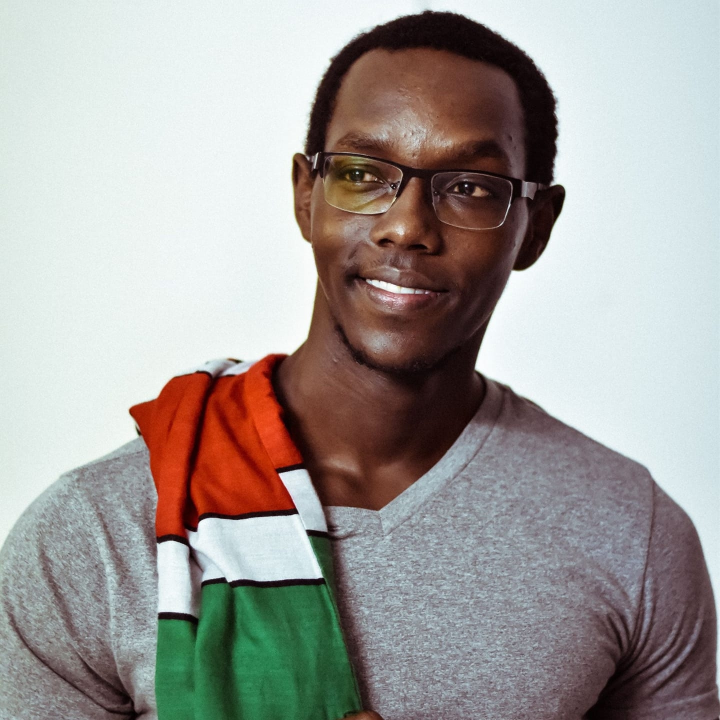
#> input picture PEACE-DOVE/iM00RAN.jpg, 1440 x 1440 px (shown at 1/2 size); its folder holds 4 pictures in this run
$ jupyter execute --allow-errors 'Berlin Wall PCA decomposition and recovery.ipynb'   (shell and % lines are left out)
#> lines starting #> are read from the running program, lines starting #| are printed output that depends on the picture
One of my favorite sites in Berlin is the City Wall. It has a rich history with the modern art gallery that it has been turned into being a photographer's paradise. I took several pictures of a peace dove over a period of 3 hours. This ranged from 16:00 to 19:00, with the sun setting at around 17:45.

On to the fun Machine Learning part.

The first part is importing all the tools I will be using. I have commented in the purposes of each of the imports.

[cell 1]
#To plot within the notebook
from sklearn.decomposition import PCA # Surmoning the Principal Component Gods
import skimage.transform as imtran # The wizard of Image transformation. They do a mean Image resize
import numpy as np # Our package who art in numbers
import matplotlib.pyplot as plt # Let there be plots...
from PIL import Image # This one is a bit boring, Opens images, bla bla bla, the usual.
from mpl_toolkits.mplot3d import Axes3D # 3D projections that are actually better than imax!
import glob #An earth wannabe, 'global environment' package.

I made use of the different colors to represent different images in my plots so the number of images I plot was limited by the number of colors I can include. I have a total of about 40 images, but I worked with 12 here to keep things neat. If you add a new, unique color, another image will be included in the processing.

The first 3 are the outliers. I made the first black, dimgrey and brow for diversity purposes. I'm kidding, It was just easy to tell appart in case some of the points crisscross with the base images of the Berlin Wall.

display_image() is my display tool. It pltos the images in columns of 3 and as many rows as needed.

standard_importer() does the file fetrching from the local directory. You can change this to the path folder name of your choice though I've included my image set for replication purposes.
I converted the images to monochrome hence the 'L' option. I also resize the to 512 by 512 pixels using my image transformer.  The reflect mode so that points outside the boundary/edges, in case there are any, will be filled by a reflection of the image assuming the edge is a 'mirror'.

[cell 2]
color_set = ['black','dimgrey', 'brown','darkgrey', 'y', 'red', 'blue', 'green','orchid','orange','maroon',
             'khaki', 'peru', 'cyan']
def display_image(images, im_names, rows = 1, columns = 3):
    %matplotlib inline
    fig=plt.figure(figsize=(18, 18))
    count = 0
    for i in range(1, columns*rows +1):
        fig.add_subplot(rows, columns, i)
        plt.imshow(images[count],cmap = plt.cm.gray)
        plt.title(im_names[count])
        count+=1
    plt.show()
def standard_importer(path='./PEACE-DOVE'):
#> called with path = './PEACE-DOVE'
    image_list, image_names = [], []
    for file in glob.glob(f'{path}/*.jpg'):
        image_resized = imtran.resize(np.array(Image.open(file).convert('L')), (512,512), mode = "reflect")
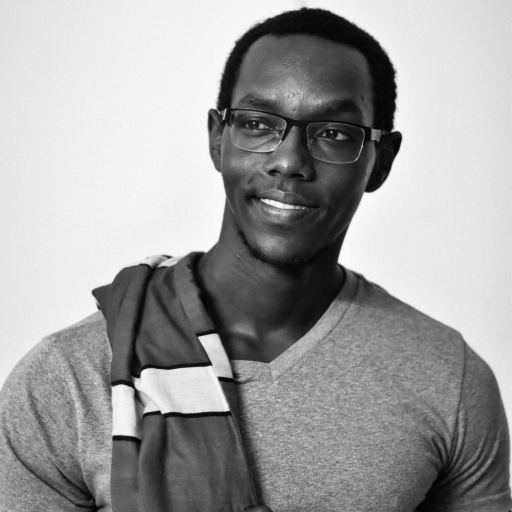
#> image_resized: shape (512, 512) float64; min 0.0053, max 0.996, mean 0.625
        image_list.append(image_resized)
        image_names.append(file.split('\\')[-1])
#> pass 2 of the loop in standard_importer, `for file in glob.glob(f'{path}/*.jpg'):`:
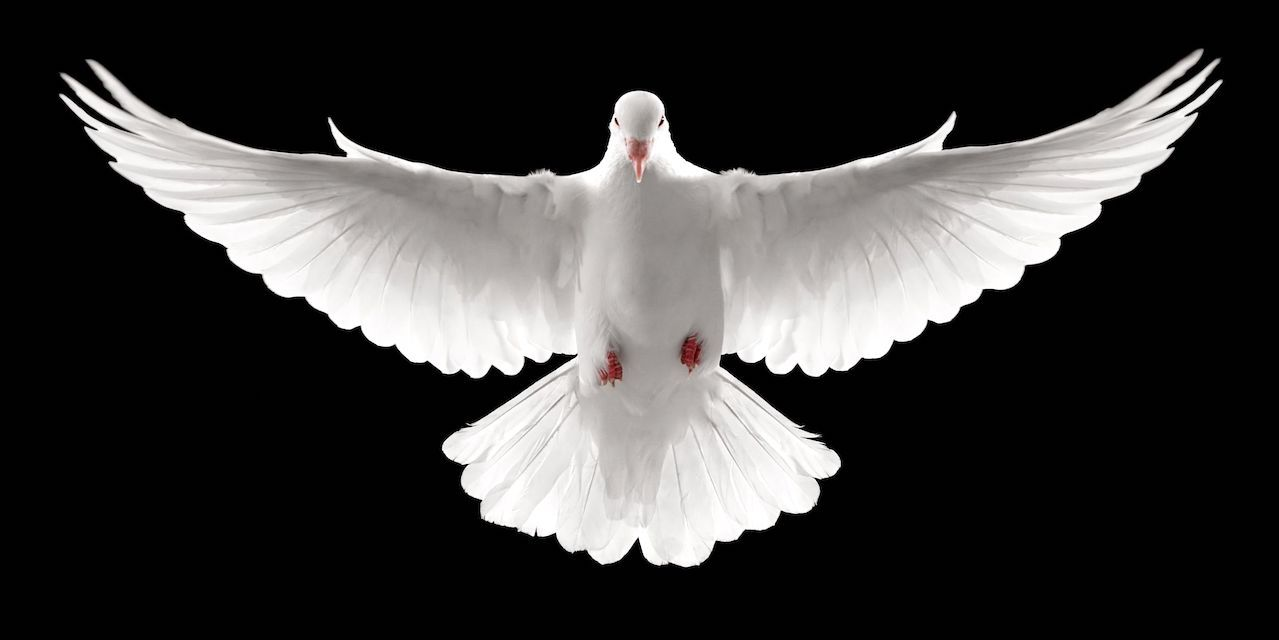
#> input picture PEACE-DOVE/im0RAN0.jpg, 1279 x 640 px
#> in standard_importer, `image_resized = imtran.resize(np.array(Image.open(file).convert('L')),..`:
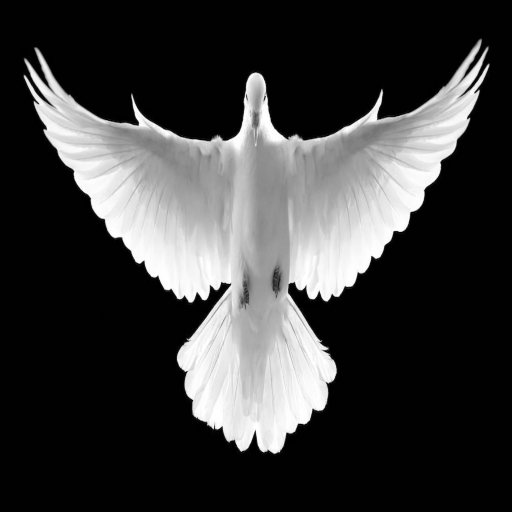
#> image_resized: shape (512, 512) float64; min 0, max 1, mean 0.235
#> pass 3 of the loop in standard_importer, `for file in glob.glob(f'{path}/*.jpg'):`:
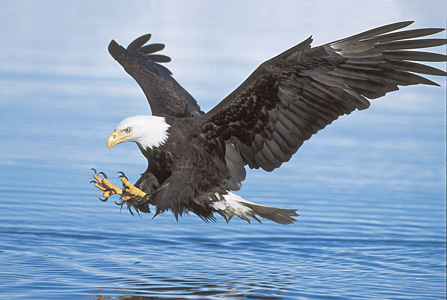
#> input picture PEACE-DOVE/im0RAN1.jpg, 447 x 300 px
#> in standard_importer, `image_resized = imtran.resize(np.array(Image.open(file).convert('L')),..`:
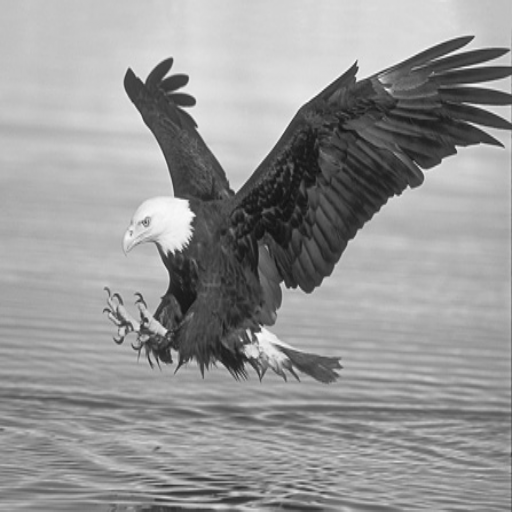
#> image_resized: shape (512, 512) float64; min 0.0707, max 0.991, mean 0.592
#> the loop made 4 passes; the first 3 are shown
    return image_list, image_names
peace_doves, dove_names = standard_importer()
#> (the rest of this cell did not finish here and is left out)


[cell 3]
flat_peace_doves = [img.ravel() for img in peace_doves]
pca_reduction = PCA(n_components=3)
reduced_data = pca_reduction.fit_transform(flat_peace_doves)
reduced_data = reduced_data

[cell 4]
#Plot components
for component in reduced_data:
    plt.scatter(component[0],component[1])
plt.xlabel("First Principal Component")
plt.xlabel("Second principla Component")
plt.title("Plot of the components of the images")
plt.show()
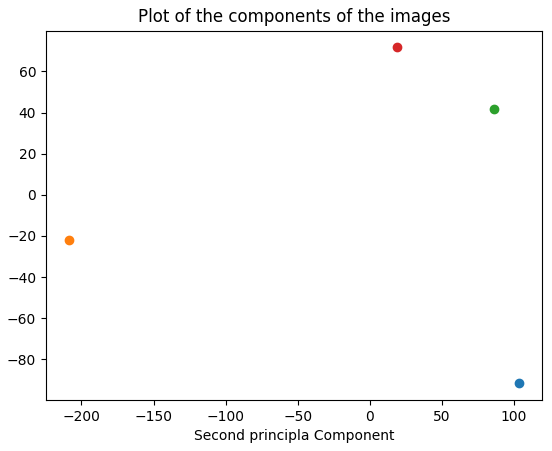
#> figure drawn by matplotlib, 1 panel

[cell 5]
inv_transform = pca_reduction.inverse_transform(reduced_data)

Now to reconstruct the data

[cell 6]
unflattened = np.array([flat_img.reshape(512, 512) for flat_img in inv_transform])

#> (a cell that did not finish here is left out)
